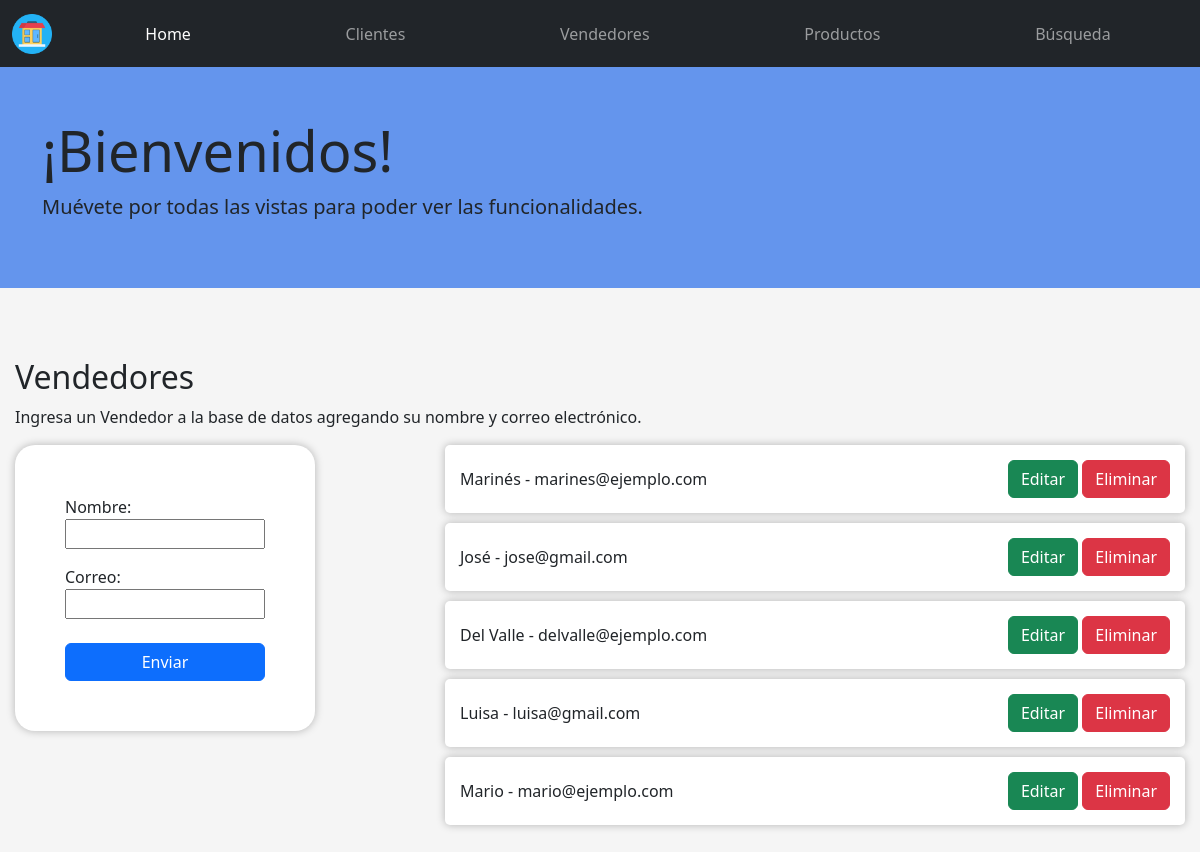
The page /vendedor/ on the database as committed earlier.
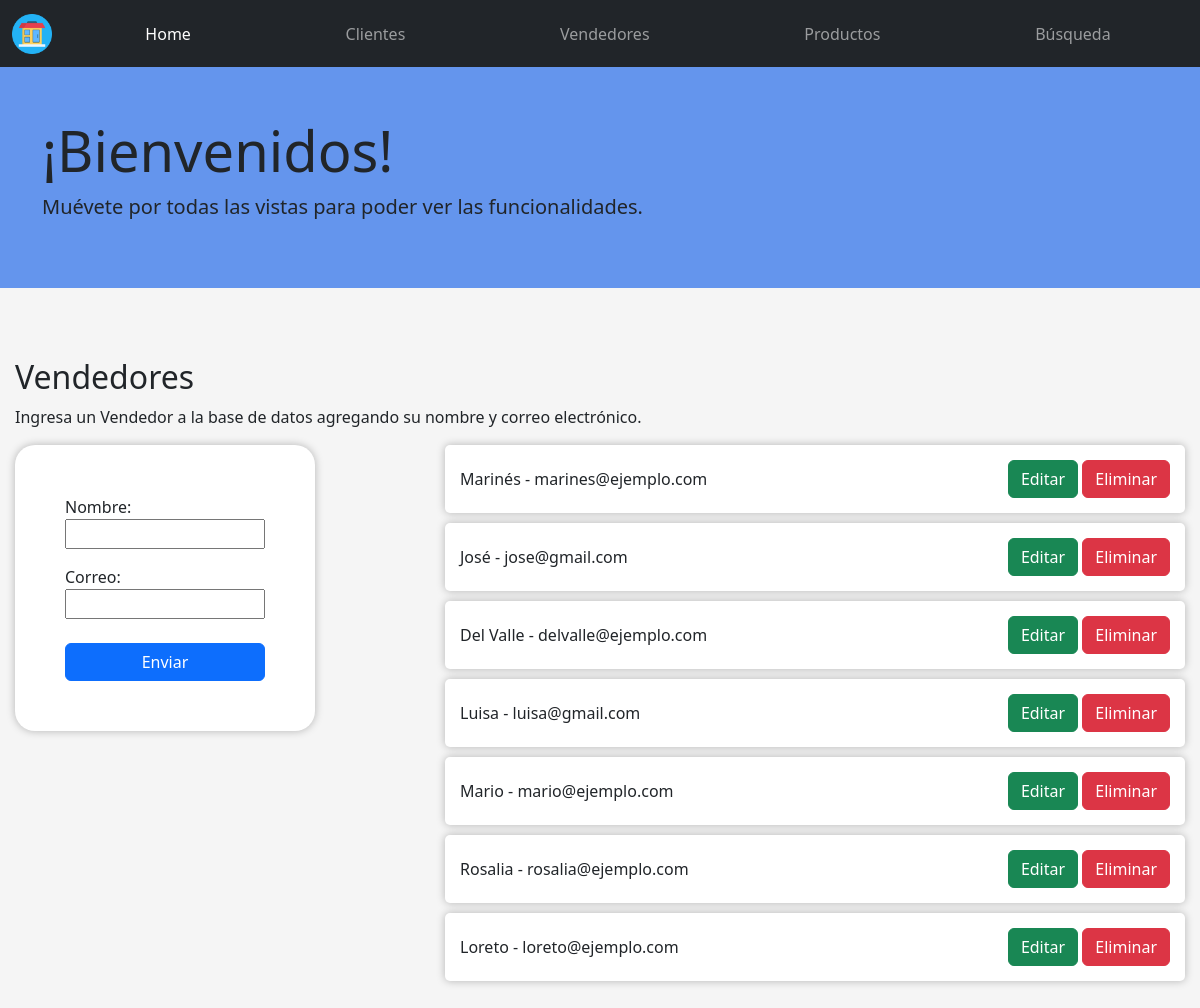
The same page on the database as committed later.
### App/models.py (models this page shows, shortened)
class Sellers(models.Model):
    name = models.CharField(max_length=100, verbose_name="Nombre")
    email = models.EmailField(unique=True, verbose_name="Correo")
    date_joined = models.DateTimeField(auto_now_add=True, verbose_name="Creado")
    class Meta:
        verbose_name = "vendedor"
        verbose_name_plural = "vendedores"

### App/views.py (the view)
# urls.py: path('vendedor/', seller, name='vendedor'),
def seller(request):
    request.method == 'GET'
    vendedores = Sellers.objects.all()
    if request.method =='POST':
        form = SellerForm(request.POST)
        if form.is_valid:
            form.save()
            messages.success(request, 'El vendedor se ha creado con éxito.')
            form = SellerForm()
            return render(request, "./app/vendedor.html", {"form": form, "vendedores": vendedores})
    else:
        form = SellerForm()
    return render(request, "./app/vendedor.html", {"form": form, "vendedores": vendedores})

### App/forms.py
class SellerForm(forms.ModelForm):
    class Meta:
        model = Sellers
        fields = ['name', 'email']

### App/templates/app/vendedor.html (shortened to what this page needs)
{% extends "app/base.html" %}
{% block content %}
<div class="row">
  <h2>Vendedores</h2>
  <p>Ingresa un Vendedor a la base de datos agregando su nombre y correo electrónico.</p>
  <div class="col-md-4">
    <form method="post" class="creacion">
      {{ form.as_p }}
      <input class="btn btn-primary mt-2 w-100" type="submit" value="Enviar" />
    </form>
  </div>
  <div class="col-md-8">
      {% if vendedores %}
      <ul class="listado-base-de-datos">
        {% for vendedor in vendedores %}
          <li>
            <p>{{ vendedor.name }} - {{ vendedor.email }}</p>
            <p>
              <a href="{% url 'vendedor_editar' id_vendedor=vendedor.id %}" class="btn btn-success">Editar</a>
              <a href="{% url 'vendedor_eliminar' id_vendedor=vendedor.id %}" class="btn btn-danger">Eliminar</a>
            </p>
          </li>
        {% endfor %}
      </ul>
    {% endif %}
  </div>
  </div>
{% endblock %}

Rows that differ between the two databases and show on the page:
added Sellers: name "Rosalia", email "rosalia@ejemplo.com"
added Sellers: name "Loreto", email "loreto@ejemplo.com"
